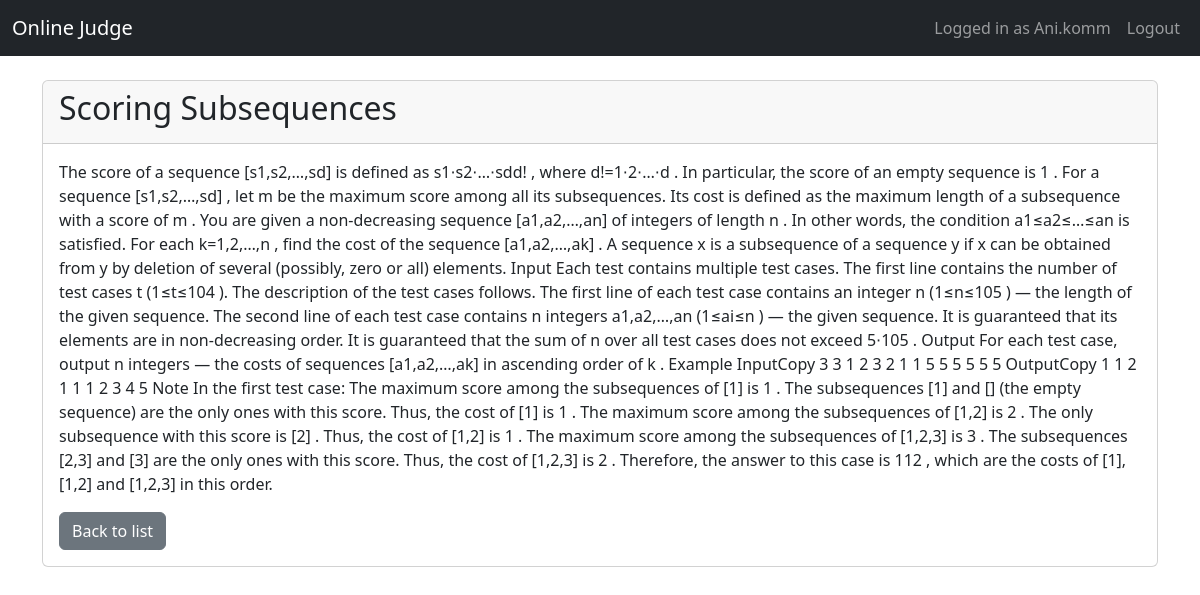
Screenshot of /problem/2/ (signed in) with the database file from the repository.
### problems/models.py (models this page shows, shortened)
class Problem(models.Model):
    title = models.CharField(max_length=200)
    description = models.TextField()

### problems/views.py (the view)
# urls.py: path('problem/<int:pk>/', login_required(ProblemDetailView.as_view()), name='detail'),
class ProblemDetailView(DetailView):
    model = Problem
    template_name = 'problem_detail.html'

### templates/problem_detail.html
{% extends 'base.html' %}
{% block content %}
  <div class="card">
    <div class="card-header">
      <h2>{{ object.title }}</h2>
    </div>
    <div class="card-body">
      <p>{{ object.description }}</p>
      <a href="{% url 'problems:list' %}" class="btn btn-secondary">Back to list</a>
    </div>
  </div>
{% endblock %}

### templates/base.html (shortened to what this page needs)
<!DOCTYPE html>
<html lang="en">
<head>
  <link href="https://cdn.jsdelivr.net/npm/bootstrap@5.3.0/dist/css/bootstrap.min.css" rel="stylesheet">
</head>
<body>
  <nav class="navbar navbar-expand-lg navbar-dark bg-dark mb-4">
    <div class="container-fluid">
      <a class="navbar-brand" href="{% url 'problems:list' %}">Online Judge</a>
      <div class="collapse navbar-collapse" id="navbarNav">
        <ul class="navbar-nav ms-auto">
          {% if user.is_authenticated %}
            <li class="nav-item">
              <span class="nav-link">Logged in as {{ user.username }}</span>
            </li>
            <li class="nav-item">
              <form method="POST" action="{% url 'logout' %}">
                <button type="submit" class="btn btn-link nav-link">Logout</button>
              </form>
            </li>
          {% else %}
            <li class="nav-item"><a class="nav-link" href="{% url 'login' %}">Login</a></li>
            <li class="nav-item"><a class="nav-link" href="{% url 'register' %}">Register</a></li>
          {% endif %}
        </ul>
      </div>
    </div>
  </nav>
  <div class="container">
    {% block content %}{% endblock %}
  </div>
</body>
</html>

### rows the page displays
Problem: title "Scoring Subsequences", description "The score of a sequence [s1,s2,…,sd] is defined as s1⋅s2⋅…⋅sdd! , where d!=1⋅2⋅…⋅d . In particular, the score of an empty sequence is 1 . For a sequence [s1,s2,…,sd] , let m be the maximum score among all its subsequences. Its cost is defined as the maximum length of a subsequence with a score of m . You are given a non-decreasing sequence [a1,a2,…,an] of integers of length n . In other words, the condition a1≤a2≤…≤an is satisfied. For each k=1,2,…,n , find the cost of the sequence [a1,a2,…,ak] . A sequence x is a subsequence of a sequence y if x can be obtained from y by deletion of several (possibly, zero or all) elements. Input Each test contains multiple test cases. The first line…"

### other values shown
{{ user.username }} "Ani.komm"
